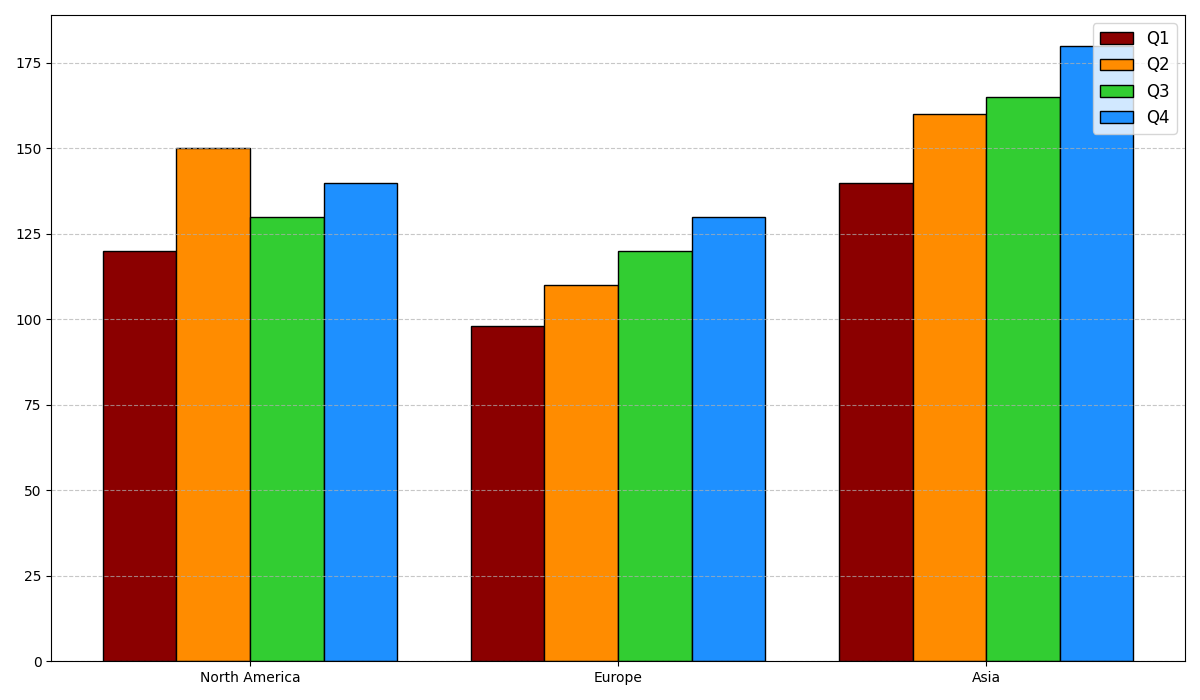

The script that drew this image:
import matplotlib.pyplot as plt
import numpy as np

regions = ['North America', 'Europe', 'Asia']
q1_sales = [120, 98, 140]
q2_sales = [150, 110, 160]
q3_sales = [130, 120, 165]
q4_sales = [140, 130, 180]

fig, ax1 = plt.subplots(1, 1, figsize=(12, 7))
bar_width = 0.2
bar_positions = np.arange(len(regions))

ax1.bar(bar_positions - 1.5 * bar_width, q1_sales, width=bar_width, color='#8B0000', edgecolor='black', label='Q1')
ax1.bar(bar_positions - 0.5 * bar_width, q2_sales, width=bar_width, color='#FF8C00', edgecolor='black', label='Q2')
ax1.bar(bar_positions + 0.5 * bar_width, q3_sales, width=bar_width, color='#32CD32', edgecolor='black', label='Q3')
ax1.bar(bar_positions + 1.5 * bar_width, q4_sales, width=bar_width, color='#1E90FF', edgecolor='black', label='Q4')

ax1.set_xticks(bar_positions)
ax1.set_xticklabels(regions)
ax1.legend(loc='upper right', fontsize=12)
ax1.yaxis.grid(True, linestyle='--', alpha=0.7)

plt.tight_layout()
plt.show()
